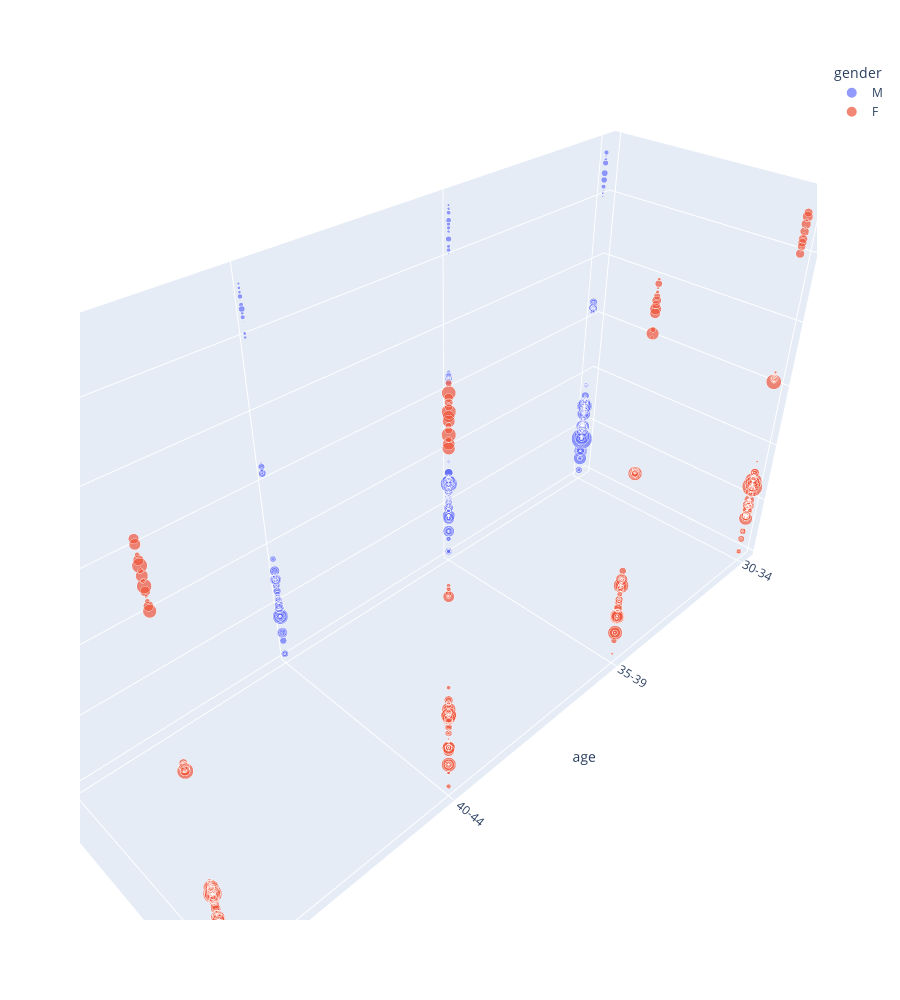

Here is the notebook cell this chart was saved with:
### Markdown cell above
inference - if consider total_conversion/approved_conversion as variable of interest
some variables are vary linearly with dependent variable(linear regression is possible)

however, click and spent is multi-collinear i.e. both provide almost same information

also , other variable look almost like clusters or classification type and others are randomly scattered

### Code cell
import plotly.express as px 
  
fig = px.scatter_3d(df, x='age', 
                    y='gender',  
                    z='interest', 
                    size='Spent',  
                    color='gender') 
fig.update_layout(
    height=1000  # Thay đổi giá trị chiều cao theo ý muốn (ví dụ: 800px)
)


fig.show()

### Figure 1 — Plotly figure (JSON) as saved in the notebook; plotly's stock layout.template omitted (floating-point values rounded to 4 significant figures; data arrays with more than 128 entries replaced by an {"elided": "..."} marker saying what was removed)
{"data": [{"hovertemplate": "gender=%{y}<br>age=%{x}<br>interest=%{z}<br>Spent=%{marker.size}<extra></extra>", "legendgroup": "M", "marker": {"color": "#636efa", "size": {"elided": "592 float values"}, "sizemode": "area", "sizeref": 1.6, "symbol": "circle"}, "mode": "markers", "name": "M", "scene": "scene", "showlegend": true, "type": "scatter3d", "x": {"elided": "592 str values"}, "y": {"elided": "592 str values"}, "z": {"elided": "592 int values"}}, {"hovertemplate": "gender=%{y}<br>age=%{x}<br>interest=%{z}<br>Spent=%{marker.size}<extra></extra>", "legendgroup": "F", "marker": {"color": "#EF553B", "size": {"elided": "551 float values"}, "sizemode": "area", "sizeref": 1.6, "symbol": "circle"}, "mode": "markers", "name": "F", "scene": "scene", "showlegend": true, "type": "scatter3d", "x": {"elided": "551 str values"}, "y": {"elided": "551 str values"}, "z": {"elided": "551 int values"}}], "layout": {"height": 1000, "legend": {"itemsizing": "constant", "title": {"text": "gender"}, "tracegroupgap": 0}, "margin": {"t": 60}, "scene": {"domain": {"x": [0, 1], "y": [0, 1]}, "xaxis": {"title": {"text": "age"}}, "yaxis": {"categoryarray": ["M", "F"], "categoryorder": "array", "title": {"text": "gender"}}, "zaxis": {"title": {"text": "interest"}}}}}
